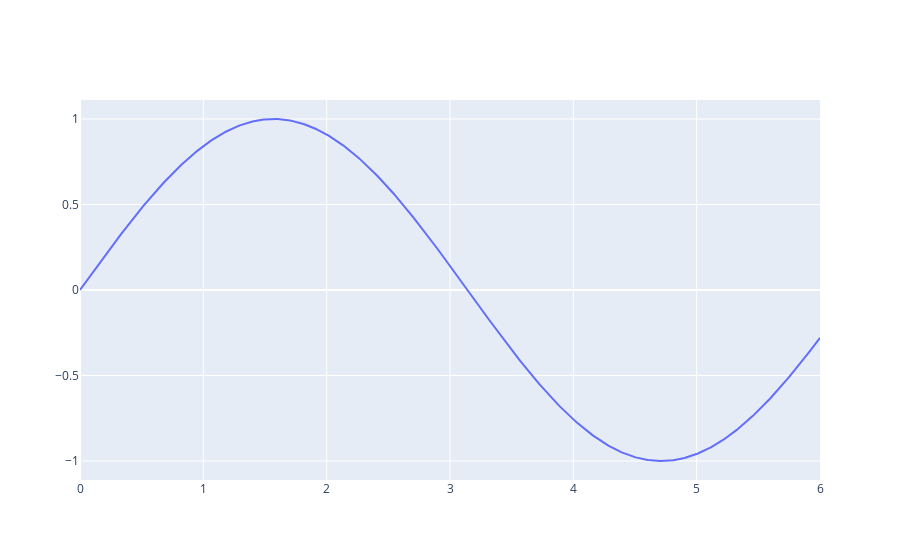

Notebook source saved alongside this figure:
### Code cell
fig.show()

### Figure 1 — Plotly figure (JSON) as saved in the notebook; plotly's stock layout.template omitted (floating-point values rounded to 4 significant figures; data arrays with more than 128 entries replaced by an {"elided": "..."} marker saying what was removed)
{"data": [{"mode": "lines", "type": "scatter", "x": {"elided": "1001 float values"}, "y": {"elided": "1001 float values"}}], "layout": {}}
